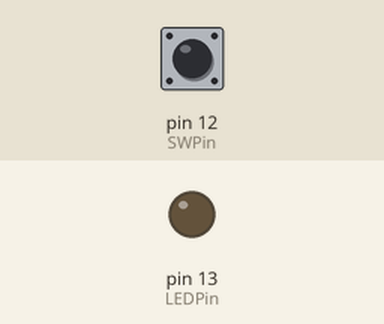
Simulated run of this sketch. Board: Arduino Uno, built with avr-gcc and run on an emulated ATmega328P. Shown: output pins drawn as LEDs (lit = HIGH). The test bench sets the inputs (shaded band); at power-on: pin 12 (SWPin) HIGH.

Above: at 1.2 s.
1.3 s: pin 12 (SWPin) pulled LOW for 0.15 s
At 1.37 s:
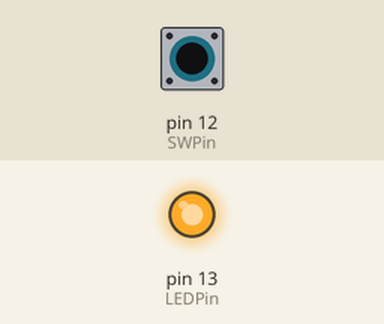
2.9 s: pin 12 (SWPin) pulled LOW for 3.2 s
At 7.0 s:
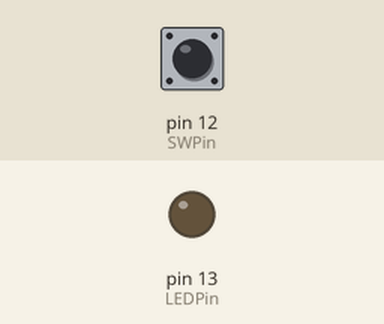
Timing chart, 0 to 8.5 s (numbered marks = the images above; inputs shaded):
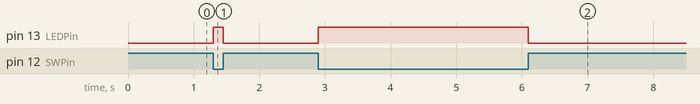

Measured:
- after the input at 1.3 s, pin 13 (LEDPin): LOW → HIGH at once, → LOW 0.15 s later
- after the input at 2.9 s, pin 13 (LEDPin): LOW → HIGH at once, → LOW 3.2 s later

The sketch:

ex1.ino
```cpp
// 課題1:
// タクトスイッチ1個とLED1個を使い、
// スイッチを押している間だけLEDが点灯するプログラムを作成してください。

static const uint8_t SWPin = 12;
static const uint8_t LEDPin = 13;

void setup() {
  pinMode(SWPin, INPUT_PULLUP);
  pinMode(LEDPin, OUTPUT);
}

void loop() {
  if (digitalRead(SWPin) == LOW) {
    digitalWrite(LEDPin, HIGH);
  } else {
    digitalWrite(LEDPin, LOW);
  }
  delay(1);
}
```
